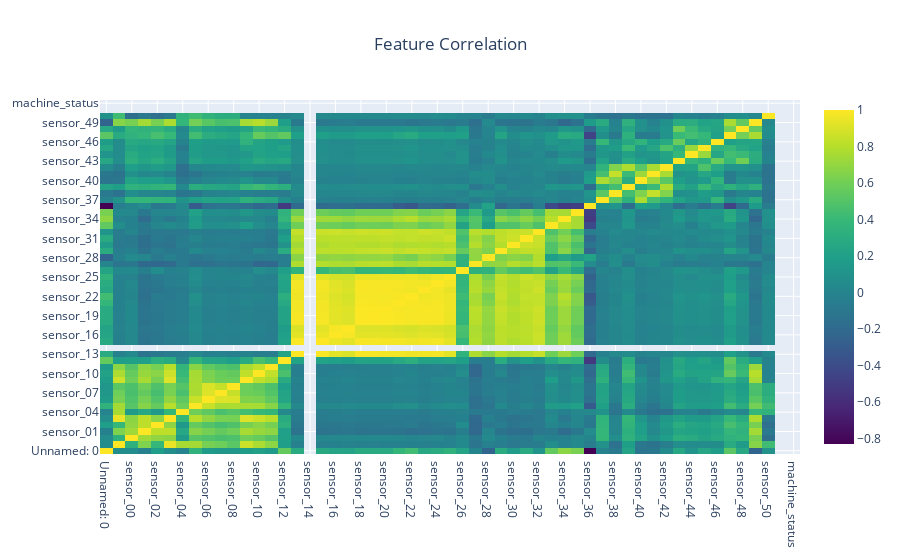

The cell this chart's notebook holds for it:
### Code cell
# have a brief look how the features are correlated
import plotly.graph_objects as go
fig = go.Figure(
    data=go.Heatmap(
        x=list(df.columns),
        y=list(df.columns),
        z=df.corr(),
        colorscale='viridis'
    ))
fig.update_layout(title='Feature Correlation', title_x=0.5)
fig.show()

### Figure 1 — Plotly figure (JSON) as saved in the notebook; plotly's stock layout.template omitted (floating-point values rounded to 4 significant figures; data arrays with more than 128 entries replaced by an {"elided": "..."} marker saying what was removed)
{"data": [{"colorscale": [[0, "#440154"], [0.1111, "#482878"], [0.2222, "#3e4989"], [0.3333, "#31688e"], [0.4444, "#26828e"], [0.5556, "#1f9e89"], [0.6667, "#35b779"], [0.7778, "#6ece58"], [0.8889, "#b5de2b"], [1, "#fde725"]], "type": "heatmap", "x": ["Unnamed: 0", "timestamp", "sensor_00", "sensor_01", "sensor_02", "sensor_03", "sensor_04", "sensor_05", "sensor_06", "sensor_07", "sensor_08", "sensor_09", "sensor_10", "sensor_11", "sensor_12", "sensor_13", "sensor_14", "sensor_15", "sensor_16", "sensor_17", "sensor_18", "sensor_19", "sensor_20", "sensor_21", "sensor_22", "sensor_23", "sensor_24", "sensor_25", "sensor_26", "sensor_27", "sensor_28", "sensor_29", "sensor_30", "sensor_31", "sensor_32", "sensor_33", "sensor_34", "sensor_35", "sensor_36", "sensor_37", "sensor_38", "sensor_39", "sensor_40", "sensor_41", "sensor_42", "sensor_43", "sensor_44", "sensor_45", "sensor_46", "sensor_47", "sensor_48", "sensor_49", "sensor_50", "sensor_51", "machine_status"], "y": ["Unnamed: 0", "timestamp", "sensor_00", "sensor_01", "sensor_02", "sensor_03", "sensor_04", "sensor_05", "sensor_06", "sensor_07", "sensor_08", "sensor_09", "sensor_10", "sensor_11", "sensor_12", "sensor_13", "sensor_14", "sensor_15", "sensor_16", "sensor_17", "sensor_18", "sensor_19", "sensor_20", "sensor_21", "sensor_22", "sensor_23", "sensor_24", "sensor_25", "sensor_26", "sensor_27", "sensor_28", "sensor_29", "sensor_30", "sensor_31", "sensor_32", "sensor_33", "sensor_34", "sensor_35", "sensor_36", "sensor_37", "sensor_38", "sensor_39", "sensor_40", "sensor_41", "sensor_42", "sensor_43", "sensor_44", "sensor_45", "sensor_46", "sensor_47", "sensor_48", "sensor_49", "sensor_50", "sensor_51", "machine_status"], "z": {"elided": "53x53 float values"}}], "layout": {"title": {"text": "Feature Correlation", "x": 0.5}}}
